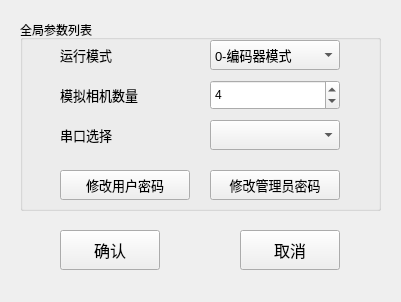
<?xml version="1.0" encoding="UTF-8"?>
<ui version="4.0">
 <class>SystemConfig</class>
 <widget class="QWidget" name="SystemConfig">
  <property name="geometry">
   <rect>
    <x>0</x>
    <y>0</y>
    <width>401</width>
    <height>302</height>
   </rect>
  </property>
  <property name="windowTitle">
   <string>SystemConfig</string>
  </property>
  <widget class="QPushButton" name="pushButton_1">
   <property name="geometry">
    <rect>
     <x>60</x>
     <y>230</y>
     <width>100</width>
     <height>40</height>
    </rect>
   </property>
   <property name="font">
    <font>
     <pointsize>12</pointsize>
    </font>
   </property>
   <property name="text">
    <string>确认</string>
   </property>
  </widget>
  <widget class="QGroupBox" name="groupBox">
   <property name="geometry">
    <rect>
     <x>20</x>
     <y>20</y>
     <width>361</width>
     <height>191</height>
    </rect>
   </property>
   <property name="font">
    <font>
     <italic>false</italic>
    </font>
   </property>
   <property name="title">
    <string>全局参数列表</string>
   </property>
   <property name="flat">
    <bool>false</bool>
   </property>
   <property name="checkable">
    <bool>false</bool>
   </property>
   <property name="checked">
    <bool>false</bool>
   </property>
   <widget class="QLabel" name="label_0">
    <property name="geometry">
     <rect>
      <x>40</x>
      <y>20</y>
      <width>130</width>
      <height>30</height>
     </rect>
    </property>
    <property name="font">
     <font>
      <pointsize>10</pointsize>
     </font>
    </property>
    <property name="text">
     <string>运行模式</string>
    </property>
   </widget>
   <widget class="QComboBox" name="comboBox_0">
    <property name="geometry">
     <rect>
      <x>190</x>
      <y>20</y>
      <width>130</width>
      <height>30</height>
     </rect>
    </property>
    <property name="font">
     <font>
      <pointsize>10</pointsize>
     </font>
    </property>
    <item>
     <property name="text">
      <string>0-编码器模式</string>
     </property>
    </item>
    <item>
     <property name="text">
      <string>1-时间模式</string>
     </property>
    </item>
    <item>
     <property name="text">
      <string>2-模拟触发</string>
     </property>
    </item>
   </widget>
   <widget class="QPushButton" name="pushButton_3">
    <property name="geometry">
     <rect>
      <x>40</x>
      <y>150</y>
      <width>130</width>
      <height>30</height>
     </rect>
    </property>
    <property name="font">
     <font>
      <pointsize>10</pointsize>
     </font>
    </property>
    <property name="text">
     <string>修改用户密码</string>
    </property>
   </widget>
   <widget class="QPushButton" name="pushButton_4">
    <property name="geometry">
     <rect>
      <x>190</x>
      <y>150</y>
      <width>130</width>
      <height>30</height>
     </rect>
    </property>
    <property name="font">
     <font>
      <pointsize>10</pointsize>
     </font>
    </property>
    <property name="text">
     <string>修改管理员密码</string>
    </property>
   </widget>
   <widget class="QLabel" name="label_2">
    <property name="geometry">
     <rect>
      <x>40</x>
      <y>60</y>
      <width>130</width>
      <height>30</height>
     </rect>
    </property>
    <property name="font">
     <font>
      <pointsize>10</pointsize>
     </font>
    </property>
    <property name="text">
     <string>模拟相机数量</string>
    </property>
   </widget>
   <widget class="QSpinBox" name="spinBox_0">
    <property name="geometry">
     <rect>
      <x>190</x>
      <y>60</y>
      <width>130</width>
      <height>30</height>
     </rect>
    </property>
    <property name="maximum">
     <number>6</number>
    </property>
    <property name="value">
     <number>4</number>
    </property>
    <property name="displayIntegerBase">
     <number>10</number>
    </property>
   </widget>
   <widget class="QComboBox" name="comboBox_1">
    <property name="geometry">
     <rect>
      <x>190</x>
      <y>100</y>
      <width>130</width>
      <height>30</height>
     </rect>
    </property>
    <property name="font">
     <font>
      <pointsize>10</pointsize>
     </font>
    </property>
   </widget>
   <widget class="QLabel" name="label_1">
    <property name="geometry">
     <rect>
      <x>40</x>
      <y>100</y>
      <width>130</width>
      <height>30</height>
     </rect>
    </property>
    <property name="font">
     <font>
      <pointsize>10</pointsize>
     </font>
    </property>
    <property name="text">
     <string>串口选择</string>
    </property>
   </widget>
  </widget>
  <widget class="QPushButton" name="pushButton_2">
   <property name="geometry">
    <rect>
     <x>240</x>
     <y>230</y>
     <width>100</width>
     <height>40</height>
    </rect>
   </property>
   <property name="font">
    <font>
     <pointsize>12</pointsize>
    </font>
   </property>
   <property name="text">
    <string>取消</string>
   </property>
  </widget>
 </widget>
 <resources/>
 <connections/>
</ui>
